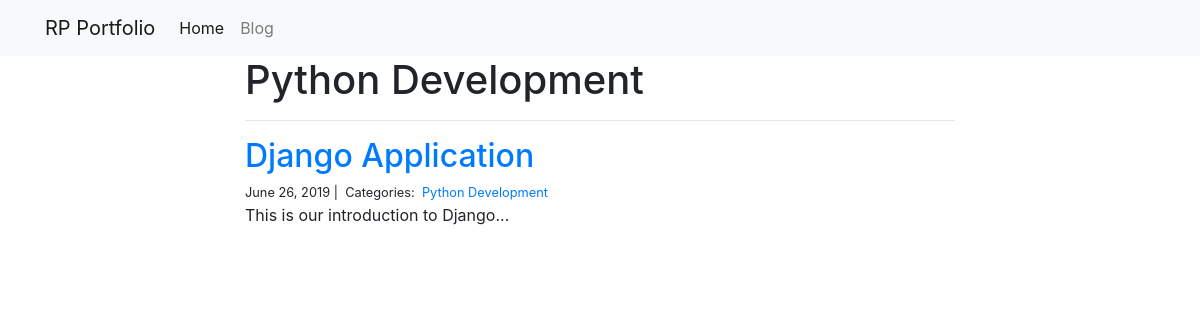
Screenshot of /blog/Python Development/ with the database file from the repository.
### blog/models.py (models this page shows, shortened)
class Category(ExportModelOperationsMixin('category'), models.Model):
    name = models.CharField(max_length=20)

class Post(ExportModelOperationsMixin('post'), models.Model):
    title = models.CharField(max_length=255)
    body = models.TextField()
    created_on = models.DateTimeField(auto_now_add=True)
    last_modified = models.DateTimeField(auto_now=True)
    categories = models.ManyToManyField("Category", related_name="posts")

### blog/views.py (the view)
# urls.py: path("<category>/", views.blog_category, name="blog_category"),
def blog_category(request, category):
    posts = Post.objects.filter(categories__name__contains=category).order_by(
        "-created_on"
    )
    context = {"category": category, "posts": posts}
    return render(request, "blog_category.html", context)

### blog/templates/blog_category.html
{% extends "base.html" %}
{% block page_content %}
<div class="col-md-8 offset-md-2">
    <h1>{{ category | title }}</h1>
    <hr>
    {% for post in posts %}
        <h2><a href="{% url 'blog_detail' post.pk%}">{{ post.title }}</a></h2>
        <small>
            {{ post.created_on.date }} |&nbsp;
            Categories:&nbsp;
            {% for category in post.categories.all %}
            <a href="{% url 'blog_category' category.name %}">
                {{ category.name }}
            </a>&nbsp;
            {% endfor %}
        </small>
        <p>{{ post.body | slice:":400" }}...</p>
    {% endfor %}
</div>
{% endblock %}

### rows the page displays
Category: name "Python Development"
Post: title "Django Application", created_on "June 26, 2019", body "This is our introduction to Django"
